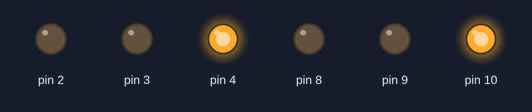
The sketch below on a simulated Arduino Uno, built with avr-gcc and run on an emulated ATmega328P. Parts: output pins drawn as LEDs (lit = HIGH).

Above: at 5.0 s.
At 12.5 s:
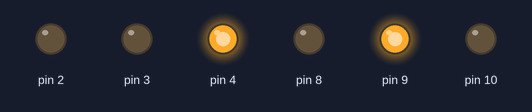
At 20.0 s:
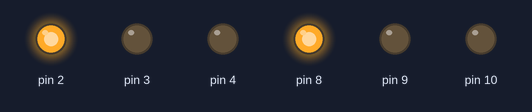
At 27.5 s:
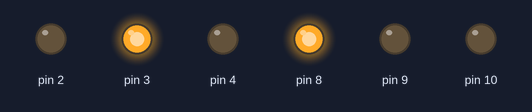
Timing chart, 0 to 39.0 s (numbered marks = the images above):
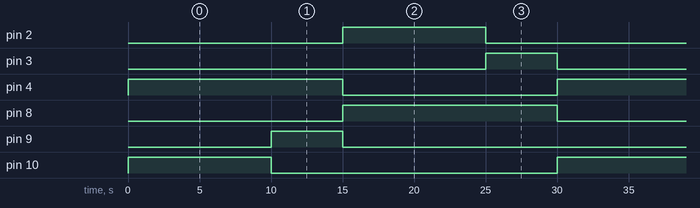

The sketch:

sketch_semaforo.ino
```cpp
void setup()
{
  pinMode(4, OUTPUT);
  pinMode(10, OUTPUT);
  pinMode(9, OUTPUT);
  pinMode(2, OUTPUT);
  pinMode(8, OUTPUT);
  pinMode(3, OUTPUT);
}

void loop()
{
  digitalWrite(4, HIGH);
  digitalWrite(10, HIGH);
  delay(10000); // Wait for 10000 millisecond(s)
  digitalWrite(10, LOW);
  digitalWrite(9, HIGH);
  delay(5000); // Wait for 5000 millisecond(s)
  digitalWrite(4, LOW);
  digitalWrite(9, LOW);
  digitalWrite(2, HIGH);
  digitalWrite(8, HIGH);
  delay(10000); // Wait for 10000 millisecond(s)
  digitalWrite(3, HIGH);
  digitalWrite(2, LOW);
  delay(5000); // Wait for 5000 millisecond(s)
  digitalWrite(3, LOW);
  digitalWrite(8, LOW);
}
```

Measured:
- by itself, pin 2, pin 10: alternates HIGH for 10.0 s and LOW for 20.0 s
- by itself, pin 3, pin 9: alternates HIGH for 5.0 s and LOW for 25.0 s
- by itself, pin 4, pin 8: alternates HIGH for 15.0 s and LOW for 15.0 s
